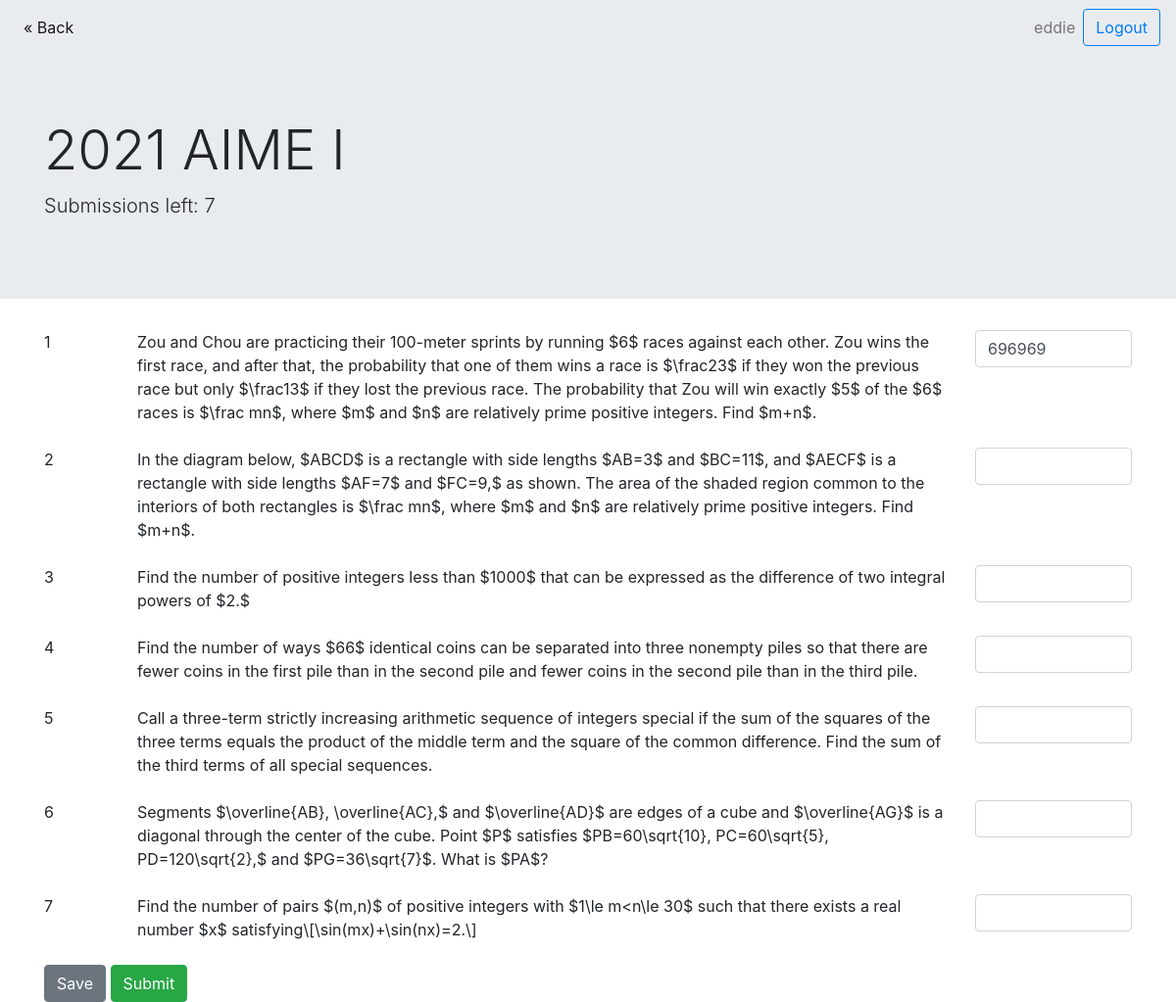
Page /quiz/8/ (signed in) on the committed database.
### quiz/models.py (models this page shows, shortened)
class Quiz(models.Model):
    name = models.CharField(max_length=1000)
    max_subs = models.IntegerField(default = 99999)
    @property
    def quiz_length(self):
        return Question.objects.filter(quiz = self).count()

class Question(models.Model):
    quiz = models.ForeignKey(Quiz, on_delete = models.CASCADE, default = 0)
    question_statement = models.CharField(max_length = 500)
    answer = models.CharField(default = "", max_length = 250)
    solution = models.CharField(max_length=1000, default = "solution !")
    @property
    def last_sub(self):
        return Submission.objects.filter(question = self).order_by("-sub_time")[0]
    def __str__(self):
        return self.question_statement

class Submission(models.Model):
    user = models.ForeignKey(User, on_delete = models.CASCADE)
    sub_time = models.DateTimeField("date submitted")
    question = models.ForeignKey(Question, on_delete = models.CASCADE)
    sub_answer = models.CharField(default = "", max_length = 250)
    final_sub = models.BooleanField(default = True)

### quiz/views.py (the view, shortened to what this page needs)
# urls.py: path('<int:quiz_id>/', views.QuizDetailsView.as_view(), name = 'quiz_details'),
class QuizDetailsView(View):
    def get(self, request, quiz_id):
        quiz = get_object_or_404(Quiz, pk = quiz_id)
        past_final_subs = Submission.objects.filter(user = request.user, question__quiz__id = quiz_id, final_sub = True)
        subs_left = quiz.max_subs - past_final_subs.count() // quiz.quiz_length
        need_prefill = False
        questions = Question.objects.filter(quiz = quiz)
        if Submission.objects.filter(question = questions[0], user = request.user).count() == 0:
            need_prefill = False
        elif not((questions[0].last_sub).final_sub):
            need_prefill = True
        print(questions)
        context = {
            'curr_quiz': quiz,
            'subs_left': subs_left,
            'user': request.user,
            'validSubmission': False,
            'need_prefill': need_prefill,
        }
        return render(request, 'quiz/questions.html', context)

### quiz/templates/quiz/questions.html (shortened to what this page needs)
{% load static %}
<!DOCTYPE html>
<html>
  <head>
      <link rel="stylesheet" href="https://maxcdn.bootstrapcdn.com/bootstrap/4.4.1/css/bootstrap.min.css" />
      <link rel="stylesheet" type="text/css" href="{% static 'quiz/style.css' %}">
  </head>
  <body>
    <div class = "container-fluid">
      <nav class="navbar navbar-expand-lg navbar-light" style="background-color:#e9ecef;">
        <div class="collapse navbar-collapse" id="navbarSupportedContent">
          <ul class="navbar-nav mr-auto">
            <li class="nav-item active">
              <a class="nav-link" href="/quiz">&laquo; Back</a>
          </ul>
          <ul class="navbar-nav ml-auto">
            <span class="navbar-text mx-2">
              {{ user.username }}
            </span>
            <form method = "POST" class="form-inline my-2 my-lg-0">
              <button class="btn btn-outline-primary my-2 my-sm-0" type="submit" name = "logout">Logout</button>
            </form>
          </ul>
        </div>
      </nav>
    </div>
    <div class="jumbotron jumbotron-fluid" style="background-color:#e9ecef;">
      <div class="container">
        <h1 class="display-4">{{curr_quiz.name}}</h1>
        <p class="lead">Submissions left: {{ subs_left }}</p>
      </div>
    </div>
    <div class = "container">
      {% if subs_left > 0 %}
        <form method = "POST">
          <div class = "row">
            {% for question in curr_quiz.question_set.all %}
              <div class = "col-sm-1">
                {{ forloop.counter }}
              </div>
              <div class = "col-sm-9 mb-4">
                <span class="math display">{{question.question_statement}}</span>
              </div>
              <div class = "col-sm-2">
                {% if need_prefill %}
                  <input type = "text" name = "answer{{question.id}}" class = "form-control" value = "{{question.last_sub.sub_answer}}">
                {% else %}
                  <input type = "text" name = "answer{{question.id}}" class = "form-control">
                {% endif %}
              </div>
            {% endfor %}
          </div>
          <button type = "submit" class = "btn btn-secondary" name = "save">Save</button>
          <button type = "submit" class = "btn btn-success" name = "submit">Submit</button>
        </form>
      {% else %}
        You are not allowed to submit to this quiz.
      {% endif %}
    </div>
  </body>
</html>

### quiz/static/quiz/style.css (style rules this page uses)
.navbar { margin-left: -15px; margin-right: -15px; }

### rows in the picture
Quiz: name "2021 AIME I"
Question: question_statement "Zou and Chou are practicing their 100-meter sprints by running $6$ races against each other. Zou wins the first race, and after that, the probability that one of them wins a race is $\\frac23$ if they won the previous race but only $\\frac13$ if they lost the previous race. The probability that Zou will win exactly $5$ of the $6$ races is $\\frac mn$, where $m$ and $n$ are relatively prime positive integers. Find $m+n$.", last_sub.sub_answer "696969"
Question: question_statement "In the diagram below, $ABCD$ is a rectangle with side lengths $AB=3$ and $BC=11$, and $AECF$ is a rectangle with side lengths $AF=7$ and $FC=9,$ as shown. The area of the shaded region common to the interiors of both rectangles is $\\frac mn$, where $m$ and $n$ are relatively prime positive integers. Find $m+n$."
Question: question_statement "Find the number of positive integers less than $1000$ that can be expressed as the difference of two integral powers of $2.$"
Question: question_statement "Find the number of ways $66$ identical coins can be separated into three nonempty piles so that there are fewer coins in the first pile than in the second pile and fewer coins in the second pile than in the third pile."
Question: question_statement "Call a three-term strictly increasing arithmetic sequence of integers special if the sum of the squares of the three terms equals the product of the middle term and the square of the common difference. Find the sum of the third terms of all special sequences."
Question: question_statement "Segments $\\overline{AB}, \\overline{AC},$ and $\\overline{AD}$ are edges of a cube and $\\overline{AG}$ is a diagonal through the center of the cube. Point $P$ satisfies $PB=60\\sqrt{10}, PC=60\\sqrt{5}, PD=120\\sqrt{2},$ and $PG=36\\sqrt{7}$. What is $PA$?"
Question: question_statement "Find the number of pairs $(m,n)$ of positive integers with $1\\le m<n\\le 30$ such that there exists a real number $x$ satisfying\\[\\sin(mx)+\\sin(nx)=2.\\]"

### other values in the picture
{{ user.username }} "eddie"
{{ subs_left }} "7"
